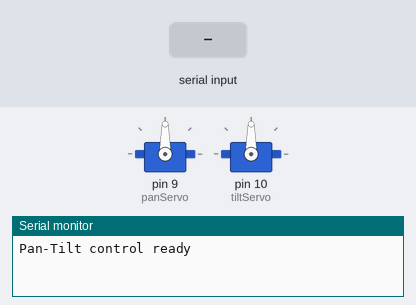
Bench run of a sketch on a simulated Arduino Uno, built with avr-gcc and run on an emulated ATmega328P. On the bench: 2 × servo, the last lines printed to the serial monitor. Inputs (shaded band) come from the test bench.

Above: at 1.2 s.
1.3 s: "PAN\n" received over Serial
At 2.1 s:
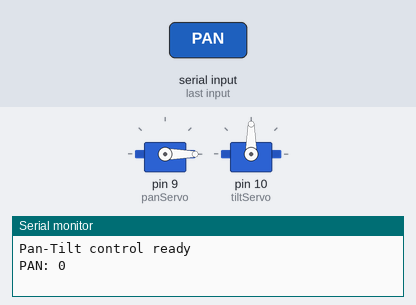
2.8 s: "TILT\n" received over Serial
At 3.3 s:
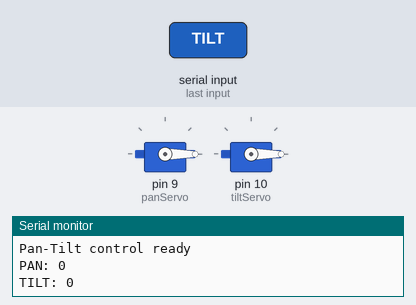
4.3 s: "PAN,45\n" received over Serial
At 5.5 s:
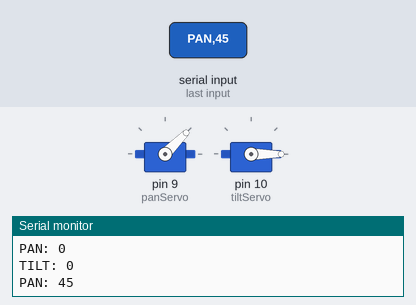
5.8 s: "TILT,45\n" received over Serial
At 6.9 s:
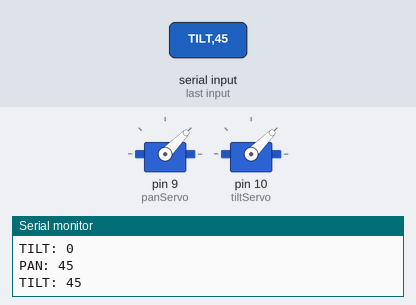
7.3 s: "PAN90\n" received over Serial
At 8.0 s:
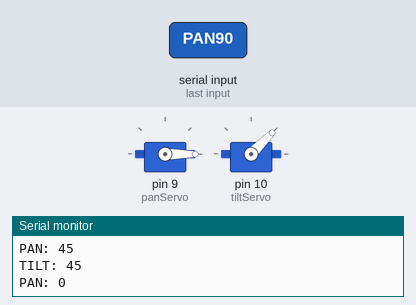
8.8 s: "TILT90\n" received over Serial
At 9.1 s:
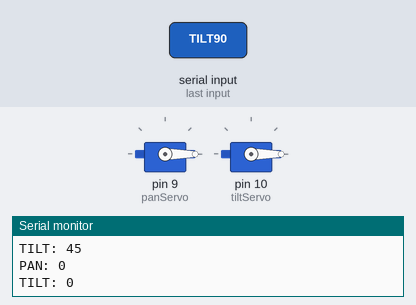
Timing chart, 0 to 11.3 s (numbered marks = the images above; inputs shaded):
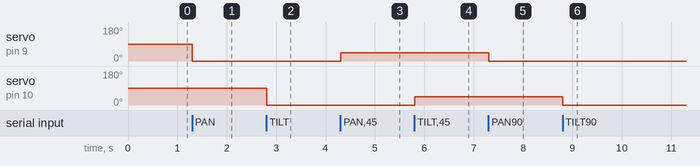

The sketch:

motor_servo_13.ino
```cpp
// snippet: motor_servo_13
// tags: servo, pwm, angle, sweep, millis
// boards: avr, megaavr, nano33iot, rp2040
// not-tags: romi32u4
// library: Servo
// description: Pan-tilt: Servo pan on pin 9, Servo tilt on pin 10
// prompts: pan-tilt, servo, servo, declare, scope, commands
// verified: compile-only
// source: kd-generated (id 13)
// exact-include: Servo.h

#include <Servo.h>

Servo panServo;   // left-right
Servo tiltServo;  // up-down

int panAngle  = 90;
int tiltAngle = 90;

void setup() {
  Serial.begin(9600);
  panServo.attach(9);
  tiltServo.attach(10);
  panServo.write(panAngle);
  tiltServo.write(tiltAngle);
  Serial.println("Pan-Tilt control ready");
}

void loop() {
  if (Serial.available() > 0) {
    String command = Serial.readStringUntil('\n');
    command.trim();

    if (command.startsWith("PAN")) {
      int angle = command.substring(4).toInt();
      panAngle = constrain(angle, 0, 180);
      panServo.write(panAngle);
      Serial.print("PAN: "); Serial.println(panAngle);
    } else if (command.startsWith("TILT")) {
      int angle = command.substring(5).toInt();
      tiltAngle = constrain(angle, 0, 180);
      tiltServo.write(tiltAngle);
      Serial.print("TILT: "); Serial.println(tiltAngle);
    } else if (command == "CENTER") {
      panAngle = 90;
      tiltAngle = 90;
      panServo.write(panAngle);
      tiltServo.write(tiltAngle);
      Serial.println("CENTERED");
    }
  }
}
```

Measured:
- after the input at 1.3 s, servo on pin 9 (panServo): 90° → 0° at once
- after the input at 2.8 s, servo on pin 10 (tiltServo): 90° → 0° at once
- after the input at 4.3 s, servo on pin 9 (panServo): 0° → 45° at once
- after the input at 5.8 s, servo on pin 10 (tiltServo): 0° → 45° at once
- after the input at 7.3 s, servo on pin 9 (panServo): 45° → 0° at once
- after the input at 8.8 s, servo on pin 10 (tiltServo): 45° → 0° at once
